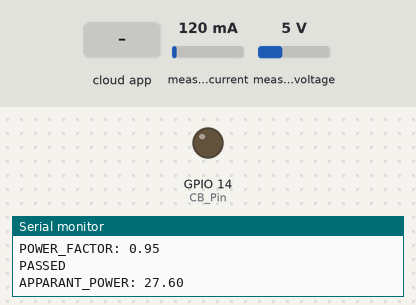
Bench run of a sketch on a simulated ESP32. Shown: output pins drawn as LEDs (lit = HIGH), the last lines printed to the serial monitor. Inputs (shaded band) come from the test bench; at power-on: measured current 120 mA, measured voltage 5 V. WiFi joins after 1.5 s; servers stay silent unless stated; the Firebase database answers and starts empty.

Above: at 3.0 s.
3.1 s: the phone or cloud app sets Circuit_breaker to 1
At 4.2 s:
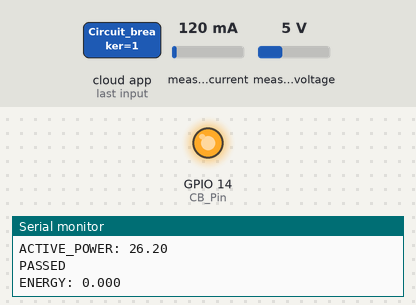
4.7 s: the phone or cloud app sets Circuit_breaker to 0
At 6.1 s:
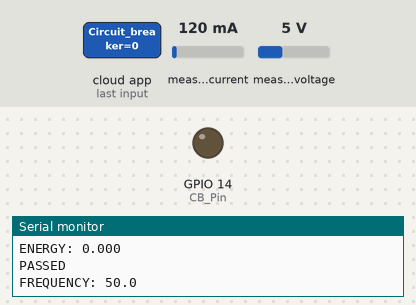
Timing chart, 0 to 7.7 s (numbered marks = the images above; inputs shaded):
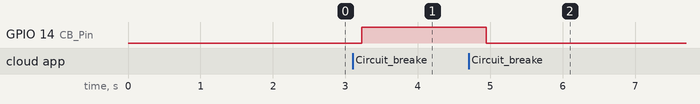

Measured:
- after the input at 3.1 s, GPIO 14 (CB_Pin): LOW → HIGH after 0.12 s
- after the input at 4.7 s, GPIO 14 (CB_Pin): HIGH → LOW after 0.24 s

The sketch:

Blynk_app_with_elec_check.ino
```cpp
#define BLYNK_TEMPLATE_ID           "TMPLYBHk_DLg"
#define BLYNK_TEMPLATE_NAME         "Quickstart Device"
#define BLYNK_AUTH_TOKEN            "GrA-R6plHMe4TVb9K0PHfzlxuR6hliwl"
/* Comment this out to disable prints and save space */
#define BLYNK_PRINT Serial
#include <WiFi.h>
#include <BlynkSimpleEsp32.h>
#include <PZEM004Tv30.h>
#include <HardwareSerial.h>
PZEM004Tv30 pzem(Serial2,2,4);  //RX/TX
float voltage, current, pf, energy, frequency, Act_Power, Rec_Power,Apa_Power;
const int CB_Pin = 14;
bool CB_status = false;
char* Alart_message_ = "MPK";
int Alart = 0;
char SSID1[] = "Jio fiber Bhoom house";
char PASSWORD[] = "bhoom2001";
#include <Arduino.h>
#if defined(ESP32)
#elif defined(ESP8266)
#include <ESP8266WiFi.h>
#endif
#include <Firebase_ESP_Client.h>
//Provide the token generation process info.
#include "addons/TokenHelper.h"
//Provide the RTDB payload printing info and other helper functions.
#include "addons/RTDBHelper.h"

// Insert your network credentials
#define WIFI_SSID "Jio fiber Bhoom house"
#define WIFI_PASSWORD "bhoom2001"

// Insert Firebase project API Key
#define API_KEY "AIzaSyAGunbEfXQpugL8eXjRc5hp3PTXrn5h9iA"

// Insert RTDB URLefine the RTDB URL */
#define DATABASE_URL "https://temp-3bd23-default-rtdb.firebaseio.com/"

//Define Firebase Data object
FirebaseData fbdo;

FirebaseAuth auth;
FirebaseConfig config;
BLYNK_WRITE(V0) {
  CB_status = param.asInt();
  digitalWrite(CB_Pin,CB_status);
}
BLYNK_CONNECTED() {
  Blynk.syncVirtual(V0);
}

//unsigned long sendDataPrevMillis = 0;
//int count = 0;
bool signupOK = false;
void setup() {
  Serial.begin(9600);
  pinMode(CB_Pin, OUTPUT);
  WiFi.begin(WIFI_SSID, WIFI_PASSWORD);
  Serial.print("Connecting to Wi-Fi");
  while (WiFi.status() != WL_CONNECTED){
    Serial.print(".");
    delay(100);
  }
  Serial.println();
  Serial.print("Connected with IP: ");
  Serial.println(WiFi.localIP());
  Serial.println();
  /* Assign the api key (required) */
  config.api_key = API_KEY;
  /* Assign the RTDB URL (required) */
  config.database_url = DATABASE_URL;
  /* Sign up */
  if (Firebase.signUp(&config, &auth, "", "")){
    Serial.println("ok");
    signupOK = true;
  }
  else{
    //Serial.print("%s\n", config.signer.signupError.message.c_str(str));
  }
  /* Assign the callback function for the long running token generation task */
  config.token_status_callback = tokenStatusCallback; //see addons/TokenHelper.h
  Firebase.begin(&config, &auth);
  Firebase.reconnectWiFi(true);
  // put your setup code here, to run once:
  Blynk.begin(BLYNK_AUTH_TOKEN,SSID1,PASSWORD);
}

void loop() {
  // put your main code here, to run repeatedly:
  frequency = pzem.frequency();
  pf = pzem.pf();
  voltage = pzem.voltage();
  current = pzem.current();
  float a = acos(pf);
  Rec_Power = (voltage*current*sin(a));
  Act_Power = pzem.power();
  energy = pzem.energy();
  Apa_Power = (voltage*current);
  //// This code is for Blynk App///
  Blynk.virtualWrite(V5, Apa_Power);
  Blynk.virtualWrite(V4, voltage);
  Blynk.virtualWrite(V6, current);
  Blynk.virtualWrite(V8, frequency);
  Blynk.virtualWrite(V9, pf);
  Blynk.virtualWrite(V1, Rec_Power);
  Blynk.virtualWrite(V7, Act_Power);
  Blynk.virtualWrite(V2, energy);

  ///////////////////////////
    if (Firebase.RTDB.setFloat(&fbdo, "Main/Electrical/VOLTAGE", voltage)){
      Serial.println("PASSED");
      Serial.print("VOLTAGE: ");
      Serial.println(voltage);
    }
    else {
      Serial.println("FAILED");
      Serial.println("REASON: " + fbdo.errorReason());
    }
    if (Firebase.RTDB.setFloat(&fbdo, "Main/Electrical/CURRENT",current)){
       Serial.println("PASSED");
       Serial.print("CURRENT: ");
       Serial.println(current);
    }
    else {
      Serial.println("FAILED");
      Serial.println("REASON: " + fbdo.errorReason());
    }
    if (Firebase.RTDB.setFloat(&fbdo, "Main/Electrical/ACTIVE_POWER",Act_Power)){
       Serial.println("PASSED");
       Serial.print("ACTIVE_POWER: ");
       Serial.println(Act_Power);
    }
    else {
      Serial.println("FAILED");
      Serial.println("REASON: " + fbdo.errorReason());
    }
    if (Firebase.RTDB.setFloat(&fbdo, "Main/Electrical/ENERGY", energy)){
       Serial.println("PASSED");
       Serial.print("ENERGY: ");
       Serial.println(energy,3);
    }
    else {
      Serial.println("FAILED");
      Serial.println("REASON: " + fbdo.errorReason());
    }
    if (Firebase.RTDB.setFloat(&fbdo, "Main/Electrical/FREQUENCY", frequency)){
       Serial.println("PASSED");
       Serial.print("FREQUENCY: ");
       Serial.println(frequency,1);
    }
    else {
      Serial.println("FAILED");
      Serial.println("REASON: " + fbdo.errorReason());
    }
    if (Firebase.RTDB.setFloat(&fbdo, "Main/Electrical/POWER_FACTOR", pf)){
       Serial.println("PASSED");
       Serial.print("POWER_FACTOR: ");
       Serial.println(pf);
    }
    else {
      Serial.println("FAILED");
      Serial.println("REASON: " + fbdo.errorReason());
    }
    if (Firebase.RTDB.setFloat(&fbdo, "Main/Electrical/APPARANT_POWER", Apa_Power)){
       Serial.println("PASSED");
       Serial.print("APPARANT_POWER: ");
       Serial.println(Apa_Power);
    }
    else {
      Serial.println("FAILED");
      Serial.println("REASON: " + fbdo.errorReason());
    }
    if (Firebase.RTDB.setFloat(&fbdo, "Main/Electrical/REACTIVE_POWER", Rec_Power)){
       Serial.println("PASSED");
       Serial.print("REACTIVE_POWER: ");
       Serial.println(Rec_Power);
    }
    else {
      Serial.println("FAILED");
      Serial.println("REASON: " + fbdo.errorReason());
    }
      //READING DATA FROM FIREBASE TO OPERATE CB
    if(Firebase.RTDB.getBool(&fbdo, "Main/Bhool/Circuit_breaker"))
    {
      if(fbdo.dataType() == "boolean")
      {
        CB_status = fbdo.boolData();
        Serial.println("Sucessful READ from" + fbdo.dataPath() + ":" + CB_status + " (" + fbdo.dataType() + ")");
        digitalWrite(CB_Pin, CB_status);
      }
    }
    else{
      Serial.println("FAILED:" + fbdo.errorReason());
      }
    /////////////
    if (voltage>=240||voltage<=210||current>=4.347||frequency<=49.70||frequency>=50.3||pf<=0.5){

    Alart=1;
    if(voltage>=240){
      Alart_message_ = "--Over voltage -- voltage is greater then 240V";
    }
    else if(voltage<=210){
      Alart_message_ = "--Under voltage -- voltage is lesser then 210V";
    }
    else if(current>=4.347){
      Alart_message_ = "--Over load-- current is higher then 4.34A";
    }
    else if(frequency<=49.70){
      Alart_message_ = "--Under frequency-- frequency is lower then 49.5Hz";
    }
    else if(frequency>=50.3){
      Alart_message_ = "--Over frequency-- frequency is higher then 50.5";
    }
    else if(pf<=0.5){
      Alart_message_ = " --Low pf--pf is lesser then 0.5";
    }
    else{
      Alart = 0;
      Alart_message_ = "NORMAL";
    }
  }
  else{
    Alart = 0;
    Alart_message_ = "NORMAL";
  }
  ///////////////
  if(Firebase.RTDB.setBool(&fbdo, "Main/Bhool/Ele_Fault/Alarm",Alart)){
          //Serial.println("PASSED");
          Serial.print("Alart: ");
          Serial.println(Alart);
    }
    else{
      Serial.println("FAILED");
      Serial.println("REASON: " + fbdo.errorReason());
      }
    if(Firebase.RTDB.setString(&fbdo, "Main/Bhool/Ele_Fault/Alarm_reason",Alart_message_)){
          //Serial.println("PASSED");
          Serial.print("Falt Reason: ");
          Serial.println(Alart_message_);
    }
    else{
      Serial.println("FAILED");
      Serial.println("REASON: " + fbdo.errorReason());
      }
   Blynk.run();
   Serial.println("______________________________");
  }
```
